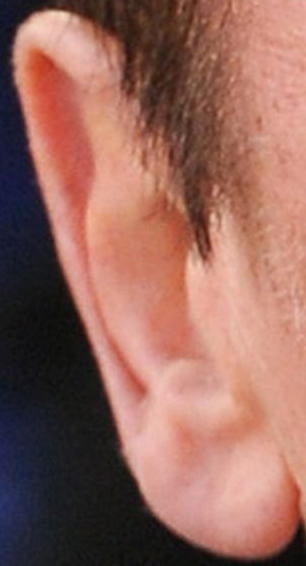
#> input picture image_processing/test_img.png, 306 x 566 px
$ jupyter execute filters.ipynb   (older library calls are emulated)
#> lines starting #> are read from the running program, lines starting #| are printed output that depends on the picture
[cell 1]
import numpy as np
import cv2
import matplotlib.pyplot as plt

[cell 2]
class Filters:
    # Sharpen, Blur, Canny
    def __init__(self, imagePath, kernel, low_threshold, high_threshold):
#> called with imagePath = './test_img.png', kernel = array of shape (3, 3), low_threshold = 25, high_threshold = 50
        self.image = cv2.cvtColor(cv2.imread(imagePath), cv2.COLOR_BGR2RGB)
        self.kernel = kernel
        self.low_threshold = low_threshold
        self.high_threshold = high_threshold

    def convolution_rgb_image(self, image, kernel):
        # Checking for grayscale image
        kernel_height, kernel_width = kernel.shape
        if len(image.shape) == 2:
            image_height, image_width = image.shape
            output_matrix = np.zeros((image_height - kernel_height + 1, image_width - kernel_width + 1))
        else:
            image_height, image_width, image_depth = image.shape
            output_matrix = np.zeros((image_height - kernel_height + 1, image_width - kernel_width + 1, image_depth))

        if len(image.shape) == 2:
            for y in range(image_height - kernel_height + 1):
                for x in range(image_width - kernel_width + 1):
                    output_matrix[y, x] = np.sum(kernel * image[y : y + kernel_height, x : x + kernel_width])
        else:
            for d in range(image_depth):
                for y in range(image_height - kernel_height + 1):
                    for x in range(image_width - kernel_width + 1):
                        output_matrix[y, x, d] = np.sum(kernel * image[y : y + kernel_height, x : x + kernel_width, d])

        return output_matrix

    # Convolve the image with the Gaussian kernel
    def blur(self, image, kernel):
        """
        Convolve the image with the given kernel.
        """
        return np.abs(cv2.filter2D(image, -1, kernel))

    # Get the gradient magnitude and direction
    def gradient_magnitude_direction(self, image):
        """
        Calculate the gradient magnitude and direction.
        """
        # Calculate the intensity gradients
        gx = cv2.Sobel(image, cv2.CV_64F, 1, 0, ksize=3)
        gy = cv2.Sobel(image, cv2.CV_64F, 0, 1, ksize=3)
        magnitude = np.sqrt(gx**2 + gy**2)
        direction = np.arctan2(gy, gx) * 180 / np.pi
        return magnitude, direction

    # Non-maximum suppression
    def non_max_suppression(self, image, direction):
        """
        Perform non-maximum suppression on the image.
        """
        M, N = image.shape
        Z = np.zeros((M, N), dtype=np.int32)

        angle = direction * np.pi / 180
        angle[angle < 0] += np.pi

        for i in range(1, M - 1):
            for j in range(1, N - 1):
                try:
                    q = 255
                    r = 255

                    # angle 0
                    if (0 <= angle[i, j] < np.pi / 8) or (7 * np.pi / 8 <= angle[i, j] <= np.pi):
                        q = image[i, j + 1]
                        r = image[i, j - 1]
                    # angle 45
                    elif np.pi / 8 <= angle[i, j] < 3 * np.pi / 8:
                        q = image[i + 1, j - 1]
                        r = image[i - 1, j + 1]
                    # angle 90
                    elif 3 * np.pi / 8 <= angle[i, j] < 5 * np.pi / 8:
                        q = image[i + 1, j]
                        r = image[i - 1, j]
                    # angle 135
                    elif 5 * np.pi / 8 <= angle[i, j] < 7 * np.pi / 8:
                        q = image[i - 1, j - 1]
                        r = image[i + 1, j + 1]

                    if (image[i, j] >= q) and (image[i, j] >= r):
                        Z[i, j] = image[i, j]
                    else:
                        Z[i, j] = 0

                except IndexError as e:
                    pass

        return Z

    # Hysteresis thresholding
    def hysteresis_thresholding(self, image, low, high):
        """
        Perform hysteresis thresholding on the image.
        """
        M, N = image.shape
        weak = np.int32(25)
        strong = np.int32(255)

        for i in range(1, M - 1):
            for j in range(1, N - 1):
                if image[i, j] > high:
                    image[i, j] = strong
                elif image[i, j] < low:
                    image[i, j] = 0
                elif (image[i, j] < high) and (image[i, j] > low):
                    image[i, j] = weak

        for i in range(1, M - 1):
            for j in range(1, N - 1):
                if image[i, j] == weak:
                    try:
                        if (
                            (image[i + 1, j - 1] == strong)
                            or (image[i + 1, j] == strong)
                            or (image[i + 1, j + 1] == strong)
                            or (image[i, j - 1] == strong)
                            or (image[i, j + 1] == strong)
                            or (image[i - 1, j - 1] == strong)
                            or (image[i - 1, j] == strong)
                            or (image[i - 1, j + 1] == strong)
                        ):
                            image[i, j] = strong
                        else:
                            image[i, j] = 0
                    except IndexError as e:
                        pass

        return image

    def canny(self, kernel, low_threshold, high_threshold):
        # Smooth the image
        blurredImage = self.convolution_rgb_image(cv2.cvtColor(self.image,cv2.COLOR_RGB2GRAY), kernel)

        # Get the gradient magnitude and direction
        magnitude, direction = self.gradient_magnitude_direction(blurredImage)

        # Perform non-maximum suppression
        nms = self.non_max_suppression(magnitude, direction)

        # Perform hysteresis thresholding
        return self.hysteresis_thresholding(nms, self.low_threshold, self.high_threshold)

    def showAll(self):
        fig, axs = plt.subplots(1, 4, figsize=(12, 5))
        titles = ["Original image", "Sharpened image", "Blurred image"]
        arrays = [
            np.array([[0, 0, 0], [0, 1, 0], [0, 0, 0]]),
            np.array([[0, -1, 0], [-1, 5, -1], [0, -1, 0]]),
            (1 / 9) * np.array([[1, 1, 1], [1, 1, 1], [1, 1, 1]]),
        ]
        for index, item in enumerate(range(len(axs) - 1)):
            axs[index].set_title(titles[index])
            axs[index].set_xticks([])
            axs[index].set_yticks([])
            axs[index].imshow(self.convolution_rgb_image(self.image, arrays[index]).astype(np.uint8))
        axs[index + 1].set_title("Canny")
        axs[index + 1].set_xticks([])
        axs[index + 1].set_yticks([])
        axs[index + 1].imshow(self.canny(self.kernel, self.low_threshold, self.high_threshold), cmap="gray")
#> after the loop in convolution_rgb_image (call 4), `for y in range(image_height - kernel_height + 1):`:
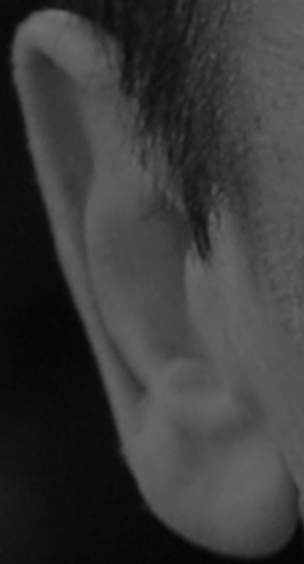
#> output_matrix: shape (564, 304) float64; min 5.5, max 109.4, mean 58.1
#> in gradient_magnitude_direction, `gx = cv2.Sobel(image, cv2.CV_64F, 1, 0, ksize=3)`:
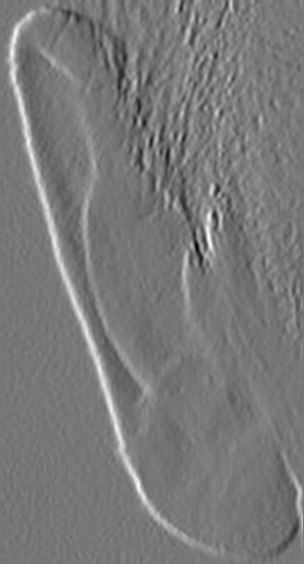
#> gx: shape (564, 304) float64; min -103.2, max 116.4, mean 1.7; drawn with min black and max white
#> in gradient_magnitude_direction, `gy = cv2.Sobel(image, cv2.CV_64F, 0, 1, ksize=3)`:
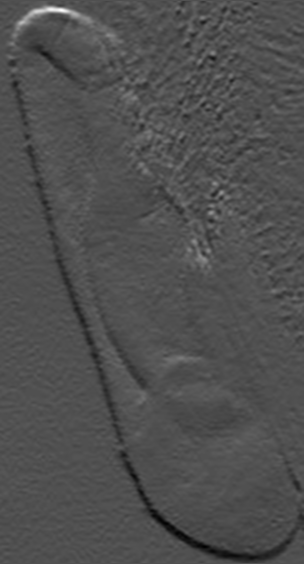
#> gy: shape (564, 304) float64; min -69.94, max 152, mean -0.4; drawn with min black and max white
#> in gradient_magnitude_direction, `magnitude = np.sqrt(gx**2 + gy**2)`:
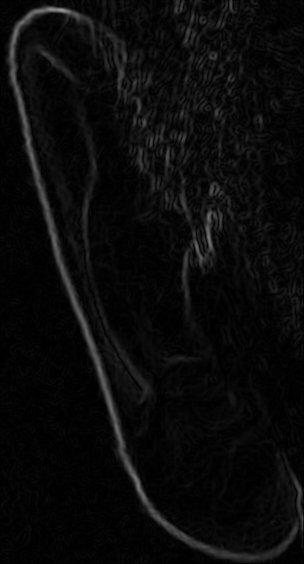
#> magnitude: shape (564, 304) float64; min 0, max 154.5, mean 10.8
#> in gradient_magnitude_direction, `direction = np.arctan2(gy, gx) * 180 / np.pi`:
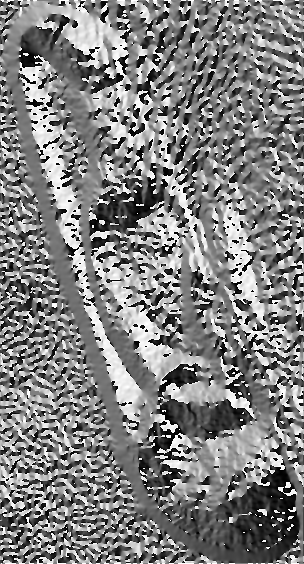
#> direction: shape (564, 304) float64; min -180, max 180, mean 2.1; drawn with min black and max white
#> in non_max_suppression, `angle[angle < 0] += np.pi`:
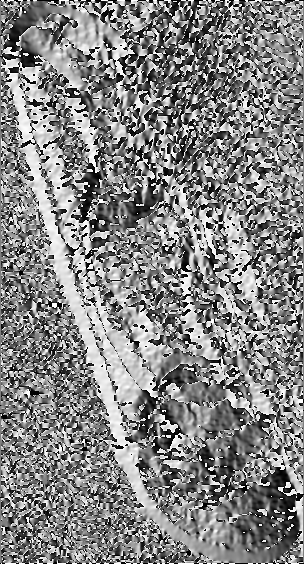
#> angle: shape (564, 304) float64; min 0, max 3.14, mean 1.64; drawn with min black and max white
#> after the loop in non_max_suppression, `for i in range(1, M - 1):`:
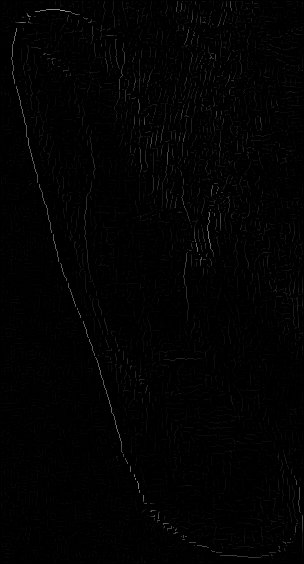
#> Z: shape (564, 304) int32; min 0, max 154, mean 2.1
#> after the loop in hysteresis_thresholding, `for i in range(1, M - 1):`:
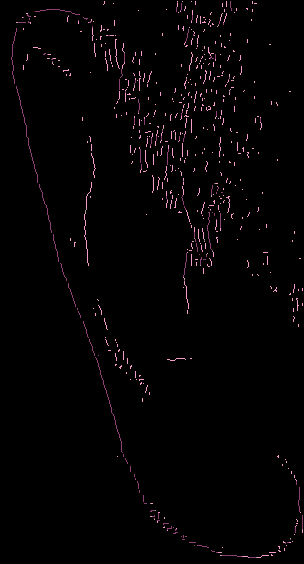
#> image: shape (564, 304) int32; 4 distinct labels, from 0 to 255; one colour per label, 0 black
#> after the loop in hysteresis_thresholding, `for i in range(1, M - 1):`:
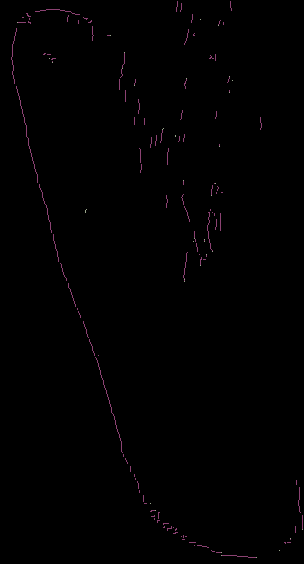
#> image: shape (564, 304) int32; 3 distinct labels, from 0 to 255; one colour per label, 0 black

[cell 3]
low_threshold = 25
high_threshold = 50
kernelForCanny = (1 / 18) * np.array([[1, 1, 1], [1, 1, 1], [1, 1, 1]])
filteri = Filters("./test_img.png", kernelForCanny, low_threshold, high_threshold)
filteri.showAll()
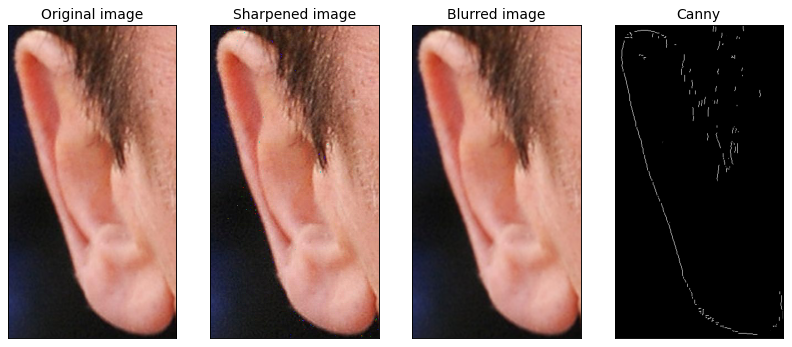
#> figure drawn by matplotlib, 4 panels
